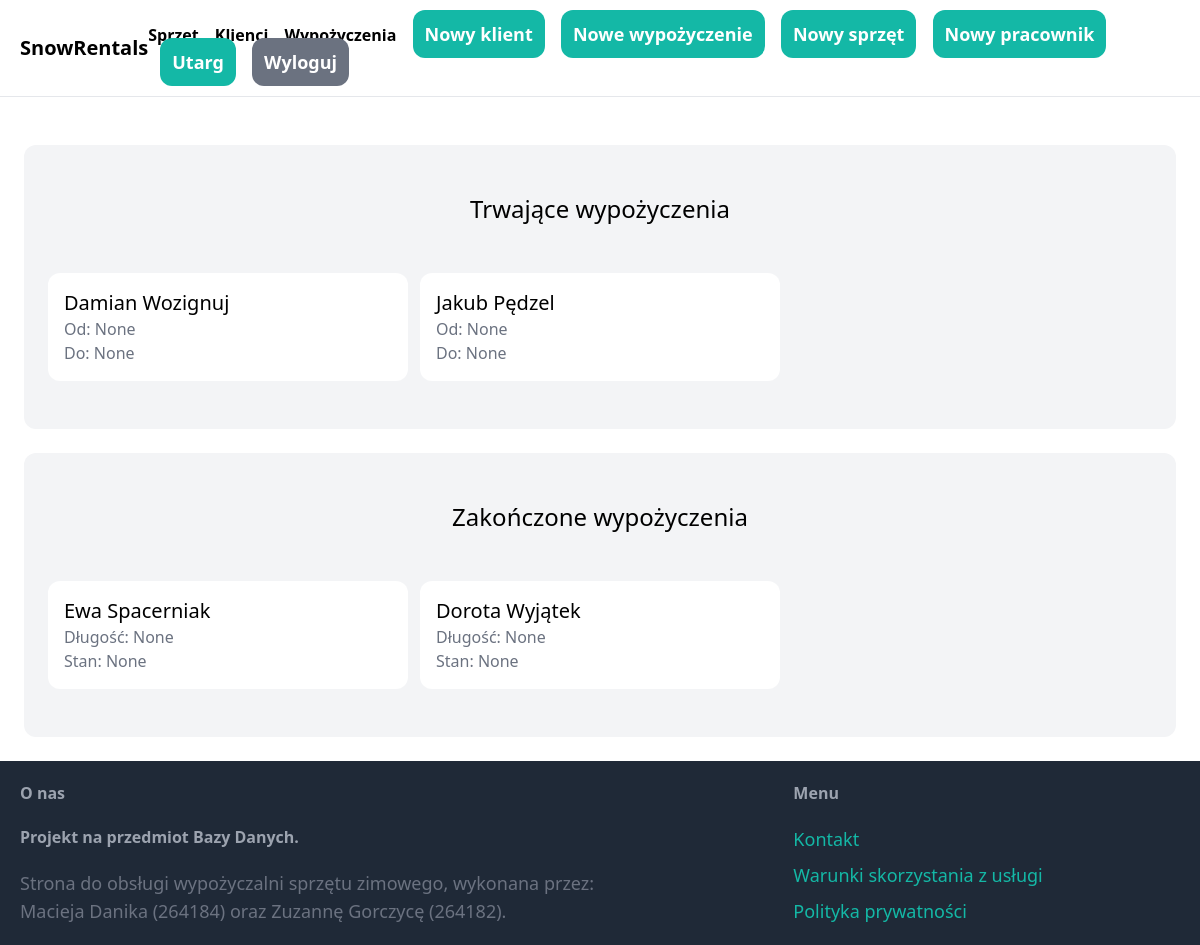
The page /wypozyczenie/ (signed in) on the database as committed earlier.
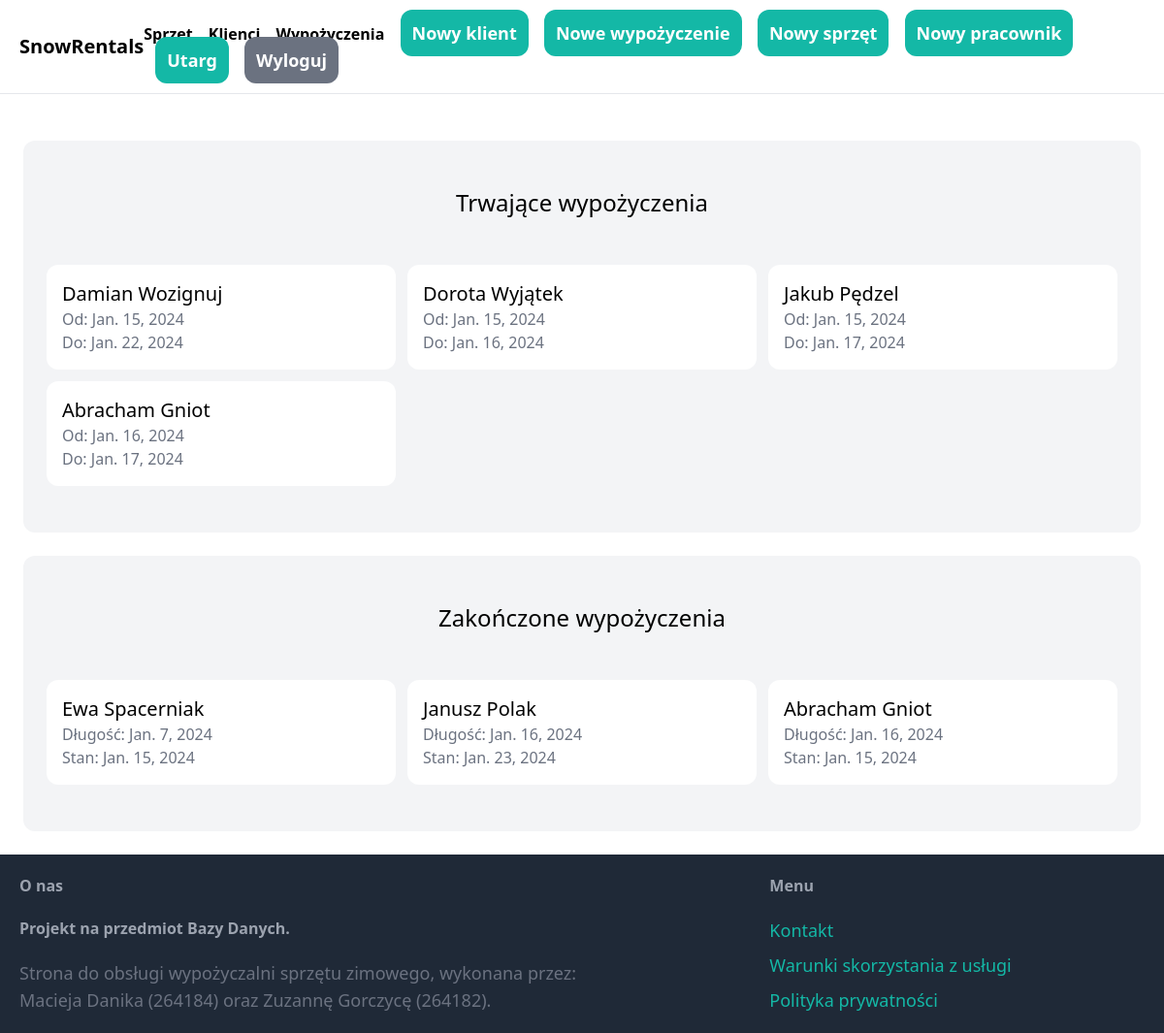
The same page on the database as committed later.
### item/models.py (models this page shows, shortened)
class Wypozyczenie(models.Model):
    pracownik = models.ForeignKey(User, null=True, on_delete=models.SET_NULL)
    klient = models.ForeignKey(Klient, related_name='items', null=True, on_delete=models.SET_NULL)
    od = models.DateField("Wypozyczone: ") #, auto_now_add=True
    do = models.DateField("Zwrocone: ")
    zaplacone = models.ForeignKey(BOOL, null=True, on_delete=models.SET_NULL)
    class Meta:
        verbose_name_plural = 'Wypożyczenia'

class Klient(models.Model):
    imie = models.CharField(max_length=40)
    nazwisko = models.CharField(max_length=40)
    PESEL = models.CharField(max_length=11, unique=True, validators=[PESEL_validation])
    miasto = models.CharField(max_length=50, null=False, default="---")
    ulica_nrDomu = models.CharField(max_length=50, null=False, default="---")
    kod_pocztowy = models.CharField(max_length=6, validators=[KOD_validation])
    nr_telefonu = models.CharField(max_length=9, unique=True, validators=[TEL_validation])
    class Meta:
        ordering=('imie',)
        verbose_name_plural = 'Klienci'
    def __str__(self):
        return self.imie+" "+self.nazwisko

### core/views.py (the view)
# urls.py: path('wypozyczenie/', wypozyczenie, name='wypozyczenie'),
@login_required()
def wypozyczenie(request):
    TAK = get_object_or_404(BOOL, pk=1)
    NIE = get_object_or_404(BOOL, pk=2)
    items = Wypozyczenie.objects.all().filter(zaplacone=NIE)
    oddane = Wypozyczenie.objects.all().filter(zaplacone=TAK)
    return render(request, 'core/wypozyczenie.html',{
        'items': items,
        'oddane': oddane,
    })

### core/templates/core/wypozyczenie.html (shortened to what this page needs)
{% extends 'core/base.html' %}
{% block content %}
   <div class="mt-6 px-6 py-12 bg-gray-100 rounded-xl">
        <h2 class="mb-12 text-2xl text-center"> Trwające wypożyczenia</h2>
            <div class="grid grid-cols-3 gap-3">
                {% for item in items %}
                <div>
                    <a href="{% url 'item:wypozyczenie_szczegol' item.id %}">
                        <div class="p-4 bg-white rounded-xl">
                            <h2 class="text-xl">{{ item.klient}}</h2>
                            <p class="text-gray-500">Od: {{item.od}}</p>
                            <p class="text-gray-500">Do: {{item.do}}</p>
                        </div>
                    </a>
                </div>
                {% endfor %}
            </div>
    </div>
<div class="mt-6 px-6 py-12 bg-gray-100 rounded-xl">
        <h2 class="mb-12 text-2xl text-center">Zakończone wypożyczenia</h2>
            <div class="grid grid-cols-3 gap-3">
                {% for item in oddane %}
                <div>
                    <a href="{% url 'item:wypozyczenie_szczegol' item.id  %}">
                        <div class="p-4 bg-white rounded-xl">
                            <h2 class="text-xl">{{ item.klient }}</h2>
                            <p class="text-gray-500">Długość: {{ item.od }}</p>
                            <p class="text-gray-500">Stan: {{ item.do }}</p>
                        </div>
                    </a>
                </div>
                {% endfor %}
            </div>
    </div>
{% endblock %}

Rows that differ between the two databases and show on the page:
changed Wypozyczenie "Damian Wozignuj": od "None" → "Jan. 15, 2024"; do "None" → "Jan. 22, 2024"
changed Wypozyczenie "Dorota Wyjątek": moves from the list under "Zakończone wypożyczenia" to the list under "Trwające wypożyczenia"
changed Wypozyczenie "Jakub Pędzel": od "None" → "Jan. 15, 2024"; do "None" → "Jan. 17, 2024"
added Wypozyczenie: klient "Abracham Gniot", od "Jan. 16, 2024", do "Jan. 17, 2024", shown under "Trwające wypożyczenia"
changed Wypozyczenie "Ewa Spacerniak": od "None" → "Jan. 7, 2024"; do "None" → "Jan. 15, 2024"
added Wypozyczenie: klient "Janusz Polak", od "Jan. 16, 2024", do "Jan. 23, 2024", shown under "Zakończone wypożyczenia"
added Wypozyczenie: klient "Abracham Gniot", od "Jan. 16, 2024", do "Jan. 15, 2024", shown under "Zakończone wypożyczenia"
